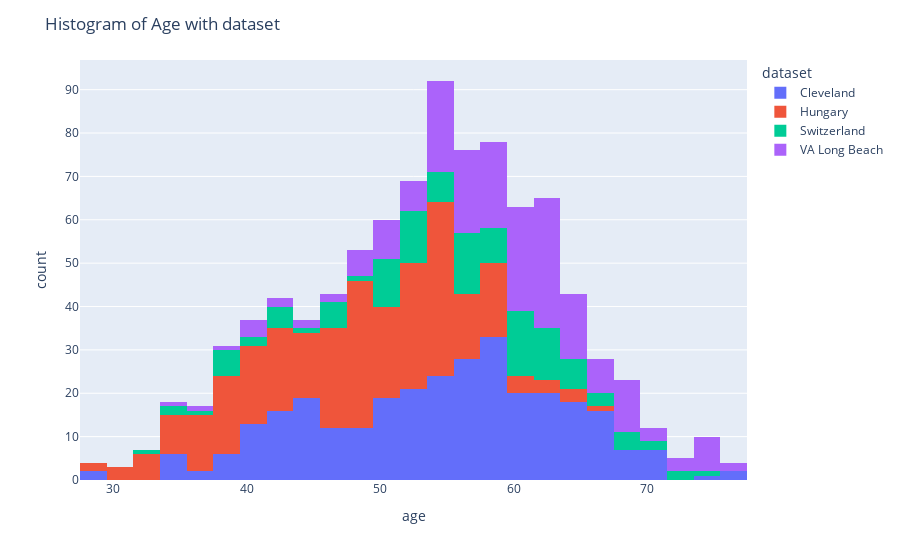

Here is the notebook cell this chart was saved with:
### Code cell
# make a histogram of plotly for age hue with dataset
fig = px.histogram(df, x='age', color='dataset')
fig.update_layout(title='Histogram of Age with dataset')
fig.show()

### Figure 1 — Plotly figure (JSON) as saved in the notebook; plotly's stock layout.template omitted (floating-point values rounded to 4 significant figures; data arrays with more than 128 entries replaced by an {"elided": "..."} marker saying what was removed)
{"data": [{"alignmentgroup": "True", "bingroup": "x", "hovertemplate": "dataset=Cleveland<br>age=%{x}<br>count=%{y}<extra></extra>", "legendgroup": "Cleveland", "marker": {"color": "#636efa", "pattern": {"shape": ""}}, "name": "Cleveland", "offsetgroup": "Cleveland", "orientation": "v", "showlegend": true, "type": "histogram", "x": {"elided": "304 int values"}, "xaxis": "x", "yaxis": "y"}, {"alignmentgroup": "True", "bingroup": "x", "hovertemplate": "dataset=Hungary<br>age=%{x}<br>count=%{y}<extra></extra>", "legendgroup": "Hungary", "marker": {"color": "#EF553B", "pattern": {"shape": ""}}, "name": "Hungary", "offsetgroup": "Hungary", "orientation": "v", "showlegend": true, "type": "histogram", "x": {"elided": "293 int values"}, "xaxis": "x", "yaxis": "y"}, {"alignmentgroup": "True", "bingroup": "x", "hovertemplate": "dataset=Switzerland<br>age=%{x}<br>count=%{y}<extra></extra>", "legendgroup": "Switzerland", "marker": {"color": "#00cc96", "pattern": {"shape": ""}}, "name": "Switzerland", "offsetgroup": "Switzerland", "orientation": "v", "showlegend": true, "type": "histogram", "x": [32, 34, 35, 36, 38, 38, 38, 38, 38, 38, 40, 41, 42, 42, 43, 43, 43, 45, 46, 46, 47, 47, 47, 47, 48, 50, 50, 50, 50, 51, 51, 51, 51, 51, 51, 51, 52, 52, 52, 52, 53, 53, 53, 53, 53, 53, 53, 53, 54, 54, 54, 55, 55, 55, 55, 56, 56, 56, 56, 56, 56, 56, 56, 57, 57, 57, 57, 57, 57, 58, 58, 58, 59, 59, 59, 59, 59, 60, 60, 60, 60, 60, 60, 61, 61, 61, 61, 61, 61, 61, 61, 61, 62, 62, 62, 62, 62, 62, 62, 63, 63, 63, 63, 63, 64, 64, 64, 65, 65, 65, 65, 66, 66, 67, 68, 68, 69, 69, 70, 70, 72, 73, 74], "xaxis": "x", "yaxis": "y"}, {"alignmentgroup": "True", "bingroup": "x", "hovertemplate": "dataset=VA Long Beach<br>age=%{x}<br>count=%{y}<extra></extra>", "legendgroup": "VA Long Beach", "marker": {"color": "#ab63fa", "pattern": {"shape": ""}}, "name": "VA Long Beach", "offsetgroup": "VA Long Beach", "orientation": "v", "showlegend": true, "type": "histogram", "x": {"elided": "200 int values"}, "xaxis": "x", "yaxis": "y"}], "layout": {"barmode": "relative", "legend": {"title": {"text": "dataset"}, "tracegroupgap": 0}, "margin": {"t": 60}, "title": {"text": "Histogram of Age with dataset"}, "xaxis": {"anchor": "y", "domain": [0, 1], "title": {"text": "age"}}, "yaxis": {"anchor": "x", "domain": [0, 1], "title": {"text": "count"}}}}
